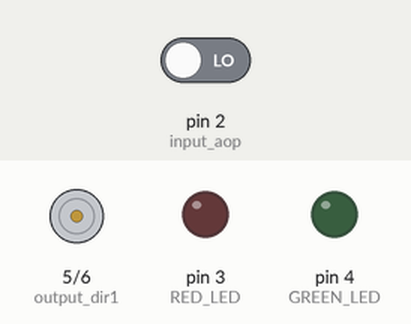
A sketch run on a simulated Arduino Uno, built with avr-gcc and run on an emulated ATmega328P. On the bench: motor-driver pin pairs drawn as motors (green arrow = first pin HIGH = forward, orange = second pin HIGH = backward, longer = more drive), output pins drawn as LEDs (lit = HIGH). The inputs (shaded band) are chosen by the test bench; at power-on: pin 2 (input_aop) LOW.

Above: at 1.2 s.
1.3 s: pin 2 (input_aop) driven HIGH
At 2.3 s:
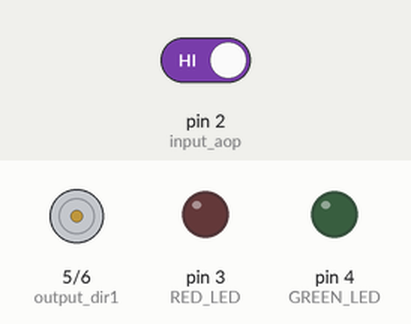
2.8 s: pin 2 (input_aop) driven LOW
At 3.4 s:
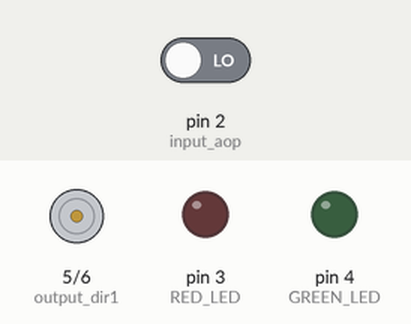
Timing chart, 0 to 5.8 s (numbered marks = the images above; inputs shaded):
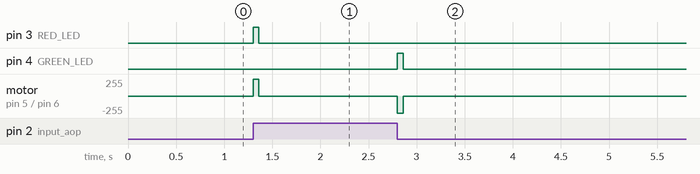

Measured:
- after the input at 1.3 s, pin 3 (RED_LED): LOW → HIGH at once, → LOW 0.06 s later; motor on pin 5 (output_dir1) / pin 6 (output_dir2): stopped → forward 255/255 at once, → stopped 0.06 s later
- after the input at 2.8 s, pin 4 (GREEN_LED): LOW → HIGH at once, → LOW 0.06 s later; motor on pin 5 (output_dir1) / pin 6 (output_dir2): stopped → backward 255/255 at once, → stopped 0.06 s later

The sketch:

smart_solar_panel.ino
```cpp
#define GREEN_LED 4
#define RED_LED 3
#define input_aop 2
#define output_dir1 5
#define output_dir2 6
bool permission = true;
void setup() {
  pinMode(RED_LED,OUTPUT);
  pinMode(GREEN_LED,OUTPUT);
  pinMode(output_dir1,OUTPUT);
  pinMode(output_dir2,OUTPUT);
  pinMode(input_aop,INPUT);
}

void loop() {
  if (digitalRead(input_aop) == HIGH){ // LDR2 > LDR1
        if (permission == true){
          digitalWrite(RED_LED,HIGH);
          digitalWrite(GREEN_LED,LOW);
          // motor direction 1
          digitalWrite(output_dir1,HIGH);
          digitalWrite(output_dir2,LOW);
          delay(60); // 60 ms
          digitalWrite(RED_LED,LOW);
          digitalWrite(GREEN_LED,LOW);
          digitalWrite(output_dir1,LOW);
          digitalWrite(output_dir2,LOW);
          permission = false;
        }
  } else if (digitalRead(input_aop) == LOW) { // LDR1 > LDR2
        if (permission == false){
          digitalWrite(RED_LED,LOW);
          digitalWrite(GREEN_LED,HIGH);
          // motor direction 2
          digitalWrite(output_dir1,LOW);
          digitalWrite(output_dir2,HIGH);
          delay(60); // 60 ms
          digitalWrite(output_dir1,LOW);
          digitalWrite(output_dir2,LOW);
          digitalWrite(RED_LED,LOW);
          digitalWrite(GREEN_LED,LOW);
          permission = true;
        }
  }
 }
```
